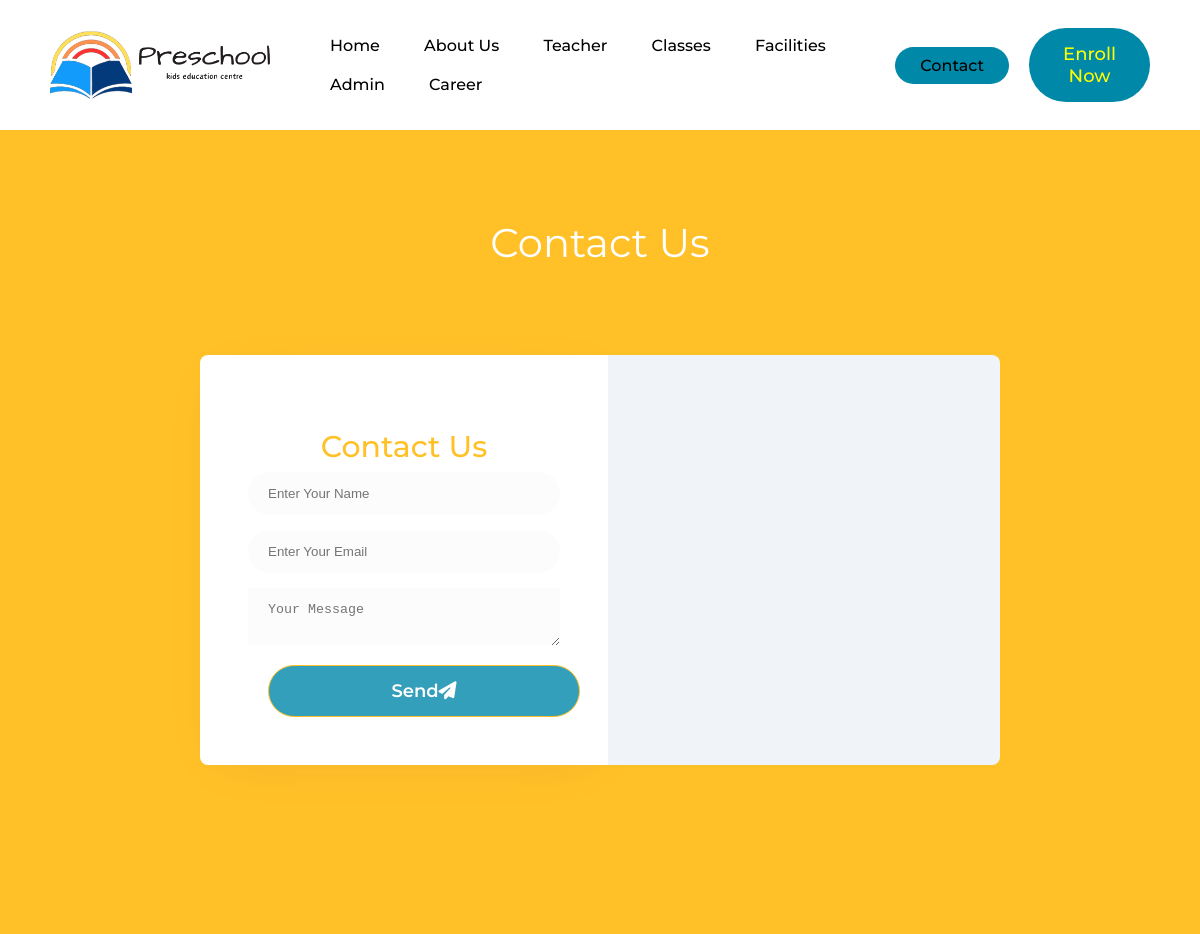
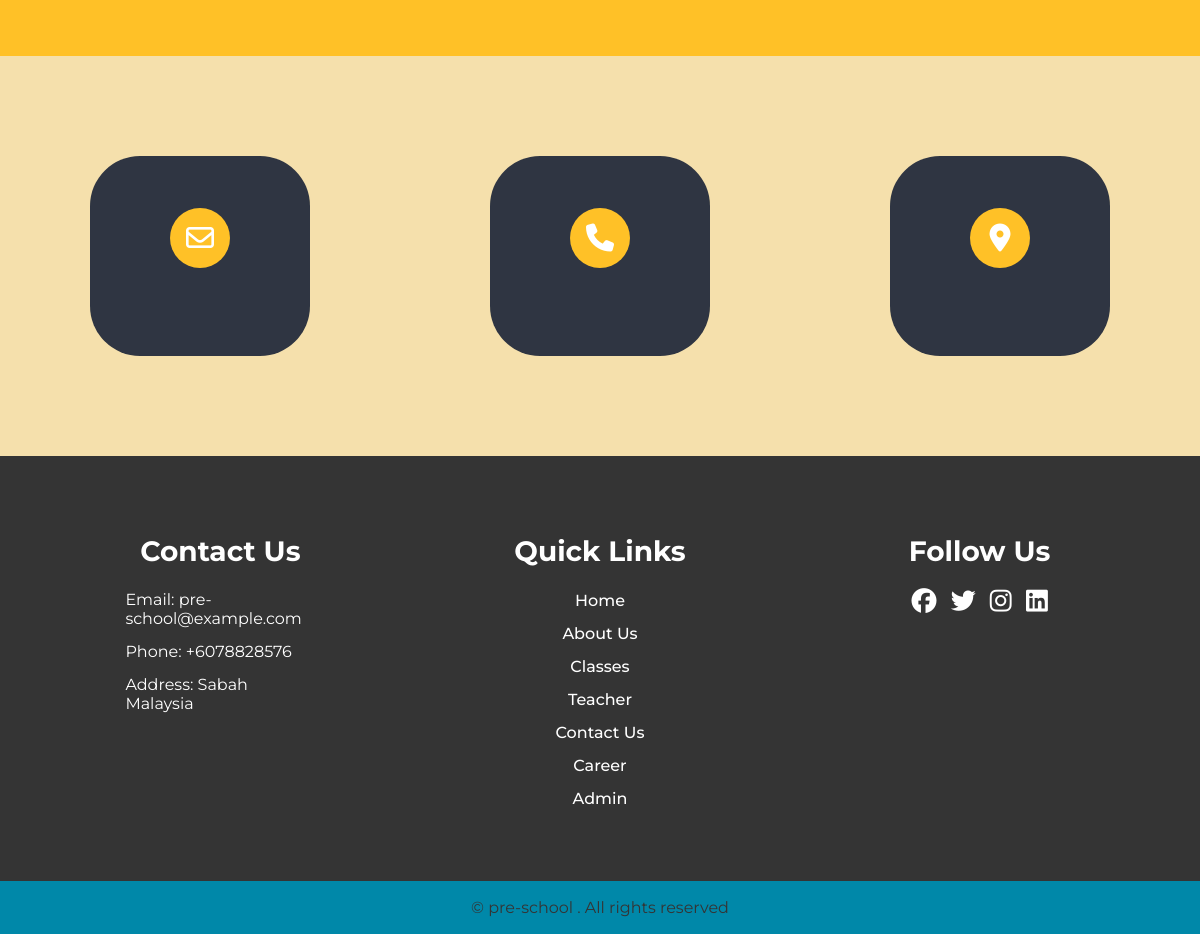
The page /contact.php on the database its author committed (2 pictures, top to bottom).
### tables this page shows
CREATE TABLE `footer` (
  `ft_id` int(11) NOT NULL,
  `email` varchar(120) DEFAULT NULL,
  `phoneNumber` varchar(120) DEFAULT NULL,
  `address` varchar(120) DEFAULT NULL
);

### contact.php (the view, shortened to what this page needs)
<?php
include("config.php");
?>
<!DOCTYPE html>
<html lang="en">
<head>
    <link rel="stylesheet" href="https://cdnjs.cloudflare.com/ajax/libs/font-awesome/6.5.1/css/all.min.css">
    <link rel="stylesheet" href="css/contact.css">
</head>
<body>
    <?php include('header.php');?>
<form method="POST" action="contact_action.php">
    <div class="contact-form">
        <h1>Contact Us</h1>
        <div class="container">
            <div class="main">
                <div class="content">
                    <h2>Contact Us</h2>
                    <form action="#" method="post">
                        <input type="text" id="name" name="name" placeholder="Enter Your Name" required>
                        <input type="email" id="email" name="email" placeholder="Enter Your Email" required>
                        <textarea type="text" id="message" name="message" placeholder="Your Message"></textarea>
             <button type="submit" name="submit" class="btn">Send<i class="fas fa-paper-plane"></i></button>
                    </form>
                </div>
                <div class="form-img">
                </div>
            </div>
        </div>
    </div>
</form>
    <?php
        $sql = "SELECT * FROM footer";
        $result = mysqli_query($conn,$sql);
    while($data=mysqli_fetch_array($result)){
        ?>
    <section class="contact-card">
        <div class="contact-info">
            <div class="card" style="border-radius:50px">
                <i class="card-icon far fa-envelope"></i>
            </div>
        </div>
        <div class="contact-info">
            <div class="card" style="border-radius:50px">
                <i class="card-icon fa-solid fa-phone"></i>
            </div>
        </div>
        <div class="contact-info">
            <div class="card" style="border-radius:50px">
                <i class="card-icon fa fa-map-marker"></i>
            </div>
        </div>
    </section>
    <?php } ?>
    <?php include('footer.php');?>
</body>
</html>

### footer.php (shortened to what this page needs)
<?php
include("config.php");
?>
<head>
    <link rel="stylesheet" type="text/css" href="css/footer.css">
</head>
    <footer>
        <?php
        $sql = "SELECT * FROM footer";
        $result = mysqli_query($conn,$sql);
    while($data=mysqli_fetch_array($result)){
        ?>
        <div class="footer-container">
            <div class="footer-content">
                <h3>Contact Us</h3>
                <p>Email: <?php echo $data['email']?></p>
                <p>Phone: <?php echo $data['phoneNumber']?></p>
                <p>Address: <?php echo $data['address']?></p>
            </div>
            <div class="footer-content">
                <h3>Quick Links</h3>
                <ul class="list">
                    <li><a href="index.php">Home</a></li>
                    <li><a href="aboutus.php">About Us</a></li>
                    <li><a href="classes.php">Classes</a></li>
                    <li><a href="teacher.php">Teacher</a></li>
                    <li><a href="contact.php">Contact Us</a></li>
                    <li><a href="application.php">Career</a></li>
                    <li><a href="admin.php">Admin</a></li>
                </ul>
            </div>
            <div class="footer-content">
                <h3>Follow Us</h3>
                <ul class="social-icons">
                    <li><a href=""><i class="fab fa-facebook"></i></a></li>
                    <li><a href=""><i class="fab fa-twitter"></i></a></li>
                    <li><a href=""><i class="fab fa-instagram"></i></a></li>
                    <li><a href=""><i class="fab fa-linkedin"></i></a></li>
                </ul>
            </div>
        </div>
        <div class="bottom-bar">
            <p>&copy; pre-school . All rights reserved</p>
        </div>
    <?php } ?>
    </footer>

### css/contact.css (style rules this page uses)
body { padding: 0; margin: 0; box-sizing: border-box; font-family: "Montserrat", sans-serif; }
.contact-form { position: relative; min-height: 100vh; z-index: 0; background: #ffc127; padding: 30px; justify-content: center; display: grid; grid-template-rows: 1fr auto 1fr; align-items: center; }
.container { max-width: 800px; margin-top: 0 auto; }
.contact-form h1 { text-align: center; font-size: 2.5rem; font-weight: 400; color: #fff; font-family: "Montserrat"; }
.contact-form h2 { line-height: 40px; margin-bottom: 5px; font-size: 30px; font-weight: 500; color: #ffc127; text-align: center; }
.contact-form .main { position: relative; display: flex; margin: 30px 0; }
.content { flex-basis: 50%; padding: 3em 3em; background: #fff; box-shadow: 2px 9px 49px -17px rgba(156, 39, 148, 0.1); border-top-left-radius: 8px; border-bottom-left-radius: 8px; }
.form-img { flex-basis: 50%; background: #f0f4f8; background-size: cover; padding: 40px; border-top-right-radius: 8px; border-bottom-right-radius: 8px; align-items: center; display: grid; }
.btn, button, input { border-radius: 35px; }
.contact-form input, textarea { outline: none; margin-bottom: 15px; font-stretch: 16px; color: #000000; padding: 14px 20px; width: 100%; display: inline-block; box-sizing: border-box; border: none; background: #fcfcfc; transition: 0.3s ease; }
.contact-form button { font-size: 18px; color: #fff; width: 100%; background-color: rgba(0, 136, 169, 0.8); font-weight: 600; transition: 0.3s ease; padding: 14px 15px; border: 1px solid #ffc127; }
section { background: #f5e0ac; min-height: 50vh; display: flex; align-items: center; justify-content: center; }
.contact-info { display: flex; color: #000000; width: 100%; max-width: 900px; align-items: center; justify-content: center; padding: 0 20px; }
.card { background: #2f3542; padding: 0 20px; margin: 0 10px; width: calc(50%); height: 200px; display: flex; flex-direction: column; justify-content: center; align-items: center; color: #fff; cursor: pointer; }
.card-icon { font-size: 28px; background: #ffc127; width: 60px; height: 60px; text-align: center; line-height: 60px !important; border-radius: 50%; transition: 0.3s linear; }

### css/style.css (style rules this page uses)
body { box-sizing: border-box; margin: 0; padding: 0; background-color: #ffffff; }
li, a, button { font-family: "Montserrat", sans-serif; font-weight: 500; font-size: 16px; color: #000000; text-decoration: none; }
button { margin-left: 20px; padding: 9px 25px; background-color: rgba(0, 136, 169, 1); border: none; border-radius: 50px; cursor: pointer; transition: all 0.3s ease 0s; }

### css/footer.css (style rules this page uses)
body { margin: 0; padding: 0; font-family: "Montserrat", sans-serif; font-size: 16px; color: white; }
footer { background: #343434; padding-top: 50px; }
.footer-container { width: 1140px; margin: auto; display: flex; justify-content: center; }
.footer-content { width: 33.3%; }
h3 { font-size: 28px; margin-bottom: 15px; text-align: center; }
.footer-content p { width: 190px; margin: auto; padding: 7px; }
.footer-content ul { text-align: center; }
.list { padding: 0; }
.list a { color: white; }
.list li { width: auto; text-align: center; list-style-type: none; padding: 7px; position: relative; }
.list li::before { content: ""; position: absolute; transform: translate(-50%, -50%); left: 50%; top: 100%; width: 0; height: 2px; background: #0088a9; transition-duration: 0.5s; }
.social-icons { text-align: center; padding: 0; }
.social-icons li { display: inline-block; text-align: center; padding: 5px; }
.social-icons i { color: white; font-size: 25px; }
a { text-decoration: none; }
.bottom-bar { background: rgba(0, 136, 169, 1); text-align: center; padding: 10px 0; margin-top: 50px; }
.bottom-bar p { color: #343434; margin: 0; font-size: 16px; padding: 7px; }

### rows shown on the page
footer: email "pre-school@example.com", phoneNumber "+6078828576", address "Sabah Malaysia"
